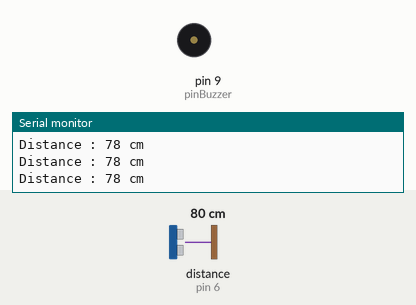
Simulated run of this sketch. Board: Arduino Uno, built with avr-gcc and run on an emulated ATmega328P. On the bench: buzzer (waves = sounding), the last lines printed to the serial monitor. Wiring (inferred from the names in the program): ultrasonic range finder: trigger pin 3; echo pin 6. The inputs (shaded band) are chosen by the test bench; at power-on: distance to the obstacle (sensor on pin 6) 80 cm. The echo pulse lasts 58.3 µs per cm.

Above: at 1.3 s.
1.4 s: distance to the obstacle (sensor on pin 6) set to 12 cm
2.9 s: distance to the obstacle (sensor on pin 6) set to 9 cm
At 3.9 s:
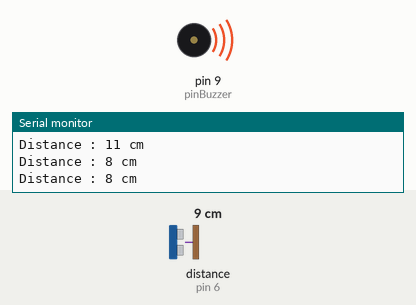
4.5 s: distance to the obstacle (sensor on pin 6) set to 120 cm
At 5.4 s:
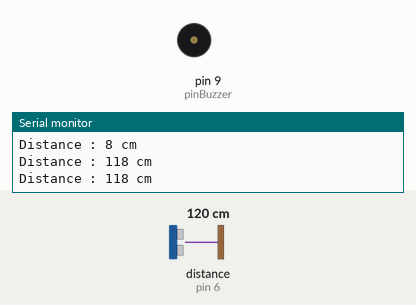
7.5 s: distance to the obstacle (sensor on pin 6) set to 2 cm
At 7.9 s:
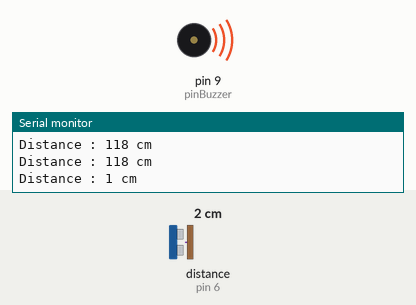
Timing chart, 0 to 10.5 s (numbered marks = the images above; inputs shaded):
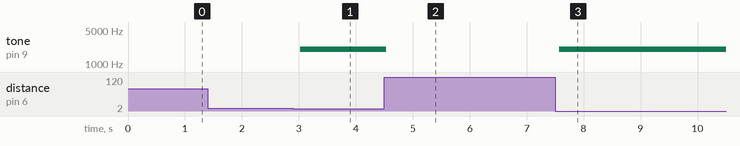

Measured:
- the behaviour switches between 11 and 10 cm on distance to the obstacle (sensor on pin 6) (found by bisection; images 0 and 1)
- after the input at 2.9 s, tone on pin 9 (pinBuzzer): silent → 2000 Hz after 0.12 s
- after the input at 4.5 s, tone on pin 9 (pinBuzzer): 2000 Hz → silent at once
- after the input at 7.5 s, tone on pin 9 (pinBuzzer): silent → 2000 Hz after 0.07 s

The sketch:

buzzer_ultrasonic.ino
```cpp
// Définition des broches
const int trigPin = 3;
const int echoPin = 6;
const int pinBuzzer = 9;

// Variables pour la durée et la distance
long duree;
int distance;

void setup() {
  // Initialisation de la communication série
  Serial.begin(9600);

  // Configuration des broches
  pinMode(trigPin, OUTPUT); // Le Trig émet le son (Sortie)
  pinMode(echoPin, INPUT);  // L'Echo reçoit le son (Entrée)
}

void loop() {
  // 1. On s'assure que le Trig est bas
  digitalWrite(trigPin, LOW);
  delayMicroseconds(2);

  // 2. On envoie une impulsion HIGH de 10 microsecondes pour lancer l'onde
  digitalWrite(trigPin, HIGH);
  delayMicroseconds(10);
  digitalWrite(trigPin, LOW);

  // 3. On mesure le temps que met l'onde à revenir (en microsecondes)
  duree = pulseIn(echoPin, HIGH);

  // 4. Calcul de la distance en cm
  // La vitesse du son est de 340 m/s soit 0,034 cm/microseconde
  // On divise par 2 car l'onde fait un aller-retour
  distance = duree * 0.034 / 2;

  if (distance<10) {
    tone(pinBuzzer, 2000);
  } else {
    noTone(pinBuzzer);
  }

  // 5. Affichage du résultat sur le moniteur série
  Serial.print("Distance : ");
  Serial.print(distance);
  Serial.println(" cm");

  // Pause de 500ms avant la prochaine mesure
  delay(500);
}
```
